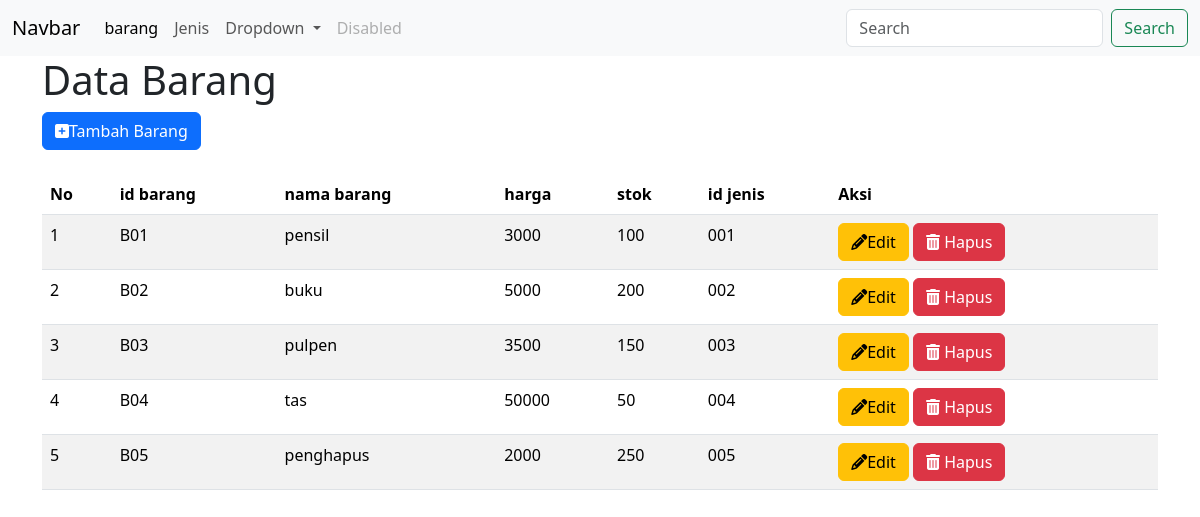
/view/barang/index.php, run on the app's committed database.
### tables this page shows
CREATE TABLE `barang` (
  `id_barang` varchar(10) NOT NULL,
  `nama_barang` varchar(20) DEFAULT NULL,
  `harga` varchar(25) DEFAULT NULL,
  `stok` int DEFAULT NULL,
  `id_jenis` varchar(15) DEFAULT NULL
);

### view/barang/index.php (the view, shortened to what this page needs)
<!DOCTYPE html>
<html lang="en">
<head>
    <link rel="stylesheet" href="https://cdn.jsdelivr.net/npm/bootstrap@5.3.3/dist/css/bootstrap.min.css">
    <link rel="stylesheet" href="https://cdnjs.cloudflare.com/ajax/libs/font-awesome/6.2.0/css/all.min.css">
</head>
<body>
<nav class="navbar navbar-expand-lg bg-body-tertiary">
  <div class="container-fluid">
    <a class="navbar-brand" href="#">Navbar</a>
    <div class="collapse navbar-collapse" id="navbarSupportedContent">
      <ul class="navbar-nav me-auto mb-2 mb-lg-0">
        <li class="nav-item">
          <a class="nav-link active" aria-current="page" href="../barang/index.php">barang</a>
        </li>
        <li class="nav-item">
          <a class="nav-link" href="../jenis/index.php">Jenis</a>
        </li>
        <li class="nav-item dropdown">
          <a class="nav-link dropdown-toggle" href="#" role="button" data-bs-toggle="dropdown" aria-expanded="false">
            Dropdown
          </a>
        </li>
        <li class="nav-item">
          <a class="nav-link disabled" aria-disabled="true">Disabled</a>
        </li>
      </ul>
      <form class="d-flex" role="search">
        <input class="form-control me-2" type="search" placeholder="Search" aria-label="Search">
        <button class="btn btn-outline-success" type="submit">Search</button>
      </form>
    </div>
  </div>
</nav>
<div class="container">
    <h1>Data Barang</h1>
    <a class="btn btn-primary" href="view_tambah.php" role="button"><i class="fa-solid fa-square-plus"></i>Tambah Barang</a>
    <br><br>
<table class="table table-striped">
  <thead>
    <tr>
    <th scope="col">No</th>
      <th scope="col">id barang</th>
      <th scope="col">nama barang</th>
      <th scope="col">harga</th>
      <th scope="col">stok</th>
      <th scope="col">id jenis</th>
      <th scope="col">Aksi</th>
    </tr>
    </thead>
    <tbody>
    <?php
        include '../../config/koneksi.php';
        $query = mysqli_query($conn,"SELECT * FROM barang");
        $no=1;
        if(mysqli_num_rows($query)){
            while($result=mysqli_fetch_assoc($query)){
                ?>
                  <tr>
                    <td><?php echo $no;?></td>
                    <td><?php echo $result['id_barang'] ?></td>
                    <td><?php echo $result['nama_barang'] ?></td>
                    <td><?php echo $result['harga'] ?></td>
                    <td><?php echo $result['stok'] ?></td>
                    <td><?php echo $result['id_jenis'] ?></td>
                    <td>
                        <a href="view_edit.php?id_barang=<?php echo $result['id_barang']?>" class="btn btn-warning"> <i class="fa-solid fa-pencil"></i>Edit</a>
                        <a href="hapus_barang.php?id_barang=<?php echo $result['id_barang']?>" onclick="return confirm('kamu yakin ga?')" class="btn btn-danger"><i class="fa-solid fa-trash-can"></i> Hapus </a>
                    </td>
                  </tr>
                  <?php
                  $no++;
            }
        }else{
            echo "Data kosong";
        }
        ?>
    </table>
    </div>
</body>
</html>

### data on the page
barang: id_barang "B01", nama_barang "pensil", harga "3000", stok "100", id_jenis "001"
barang: id_barang "B02", nama_barang "buku", harga "5000", stok "200", id_jenis "002"
barang: id_barang "B03", nama_barang "pulpen", harga "3500", stok "150", id_jenis "003"
barang: id_barang "B04", nama_barang "tas", harga "50000", stok "50", id_jenis "004"
barang: id_barang "B05", nama_barang "penghapus", harga "2000", stok "250", id_jenis "005"
